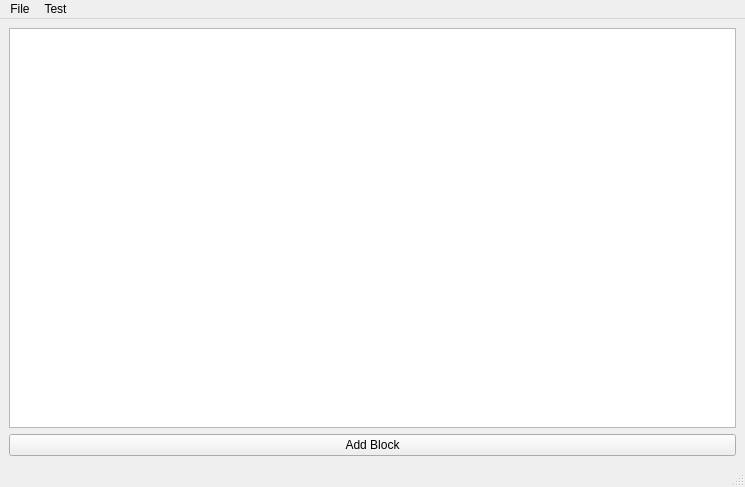
<?xml version="1.0" encoding="UTF-8"?>
<ui version="4.0">
 <class>MainWindow</class>
 <widget class="QMainWindow" name="MainWindow">
  <property name="geometry">
   <rect>
    <x>0</x>
    <y>0</y>
    <width>745</width>
    <height>487</height>
   </rect>
  </property>
  <property name="windowTitle">
   <string>MainWindow</string>
  </property>
  <widget class="QWidget" name="centralwidget">
   <layout class="QVBoxLayout" name="verticalLayout">
    <item>
     <widget class="CustomGraphicsView" name="graphicsView">
      <property name="sizeAdjustPolicy">
       <enum>QAbstractScrollArea::AdjustToContents</enum>
      </property>
     </widget>
    </item>
    <item>
     <layout class="QHBoxLayout" name="horizontalLayout">
      <item>
       <widget class="QPushButton" name="pushButton">
        <property name="text">
         <string>Add Block</string>
        </property>
       </widget>
      </item>
     </layout>
    </item>
   </layout>
  </widget>
  <widget class="QMenuBar" name="menubar">
   <property name="geometry">
    <rect>
     <x>0</x>
     <y>0</y>
     <width>745</width>
     <height>22</height>
    </rect>
   </property>
   <widget class="QMenu" name="menuFile">
    <property name="title">
     <string>File</string>
    </property>
   </widget>
   <widget class="QMenu" name="menuTest">
    <property name="title">
     <string>Test</string>
    </property>
    <addaction name="actionrotateClockWise"/>
    <addaction name="actionrotateCounterClockWise"/>
    <addaction name="separator"/>
    <addaction name="actionflipHorizontal"/>
    <addaction name="actionflipVertical"/>
   </widget>
   <addaction name="menuFile"/>
   <addaction name="menuTest"/>
  </widget>
  <widget class="QStatusBar" name="statusbar"/>
  <action name="actionrotateClockWise">
   <property name="text">
    <string>rotateClockWise</string>
   </property>
  </action>
  <action name="actionrotateCounterClockWise">
   <property name="text">
    <string>rotateCounterClockWise</string>
   </property>
  </action>
  <action name="actionflipHorizontal">
   <property name="text">
    <string>flipHorizontal</string>
   </property>
  </action>
  <action name="actionflipVertical">
   <property name="text">
    <string>flipVertical</string>
   </property>
  </action>
 </widget>
 <customwidgets>
  <customwidget>
   <class>CustomGraphicsView</class>
   <extends>QGraphicsView</extends>
   <header>customgraphicsview.h</header>
   <slots>
    <slot>showContextMenu(QPoint)</slot>
   </slots>
  </customwidget>
 </customwidgets>
 <resources/>
 <connections/>
</ui>
